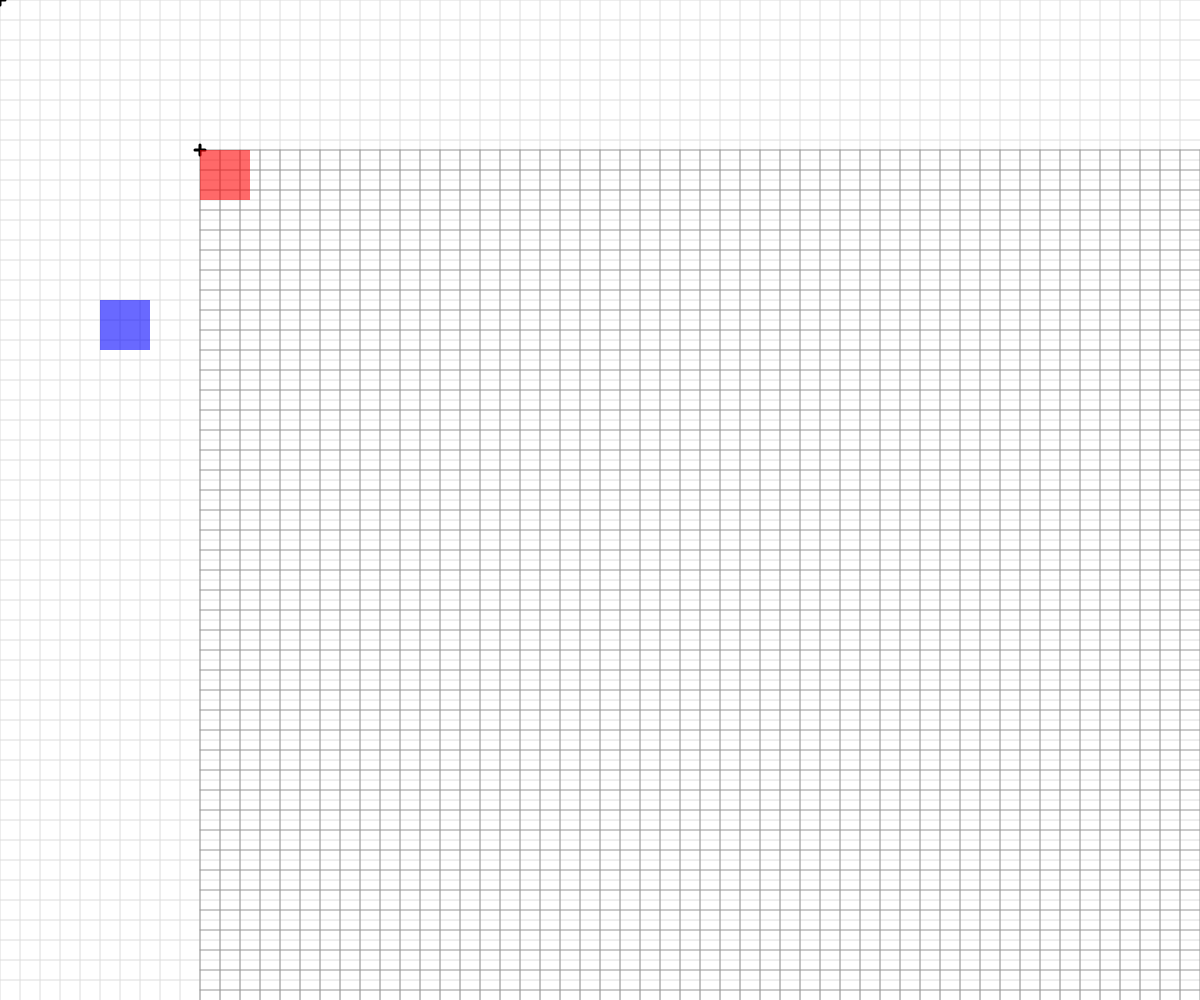
Frame 1 (no input)
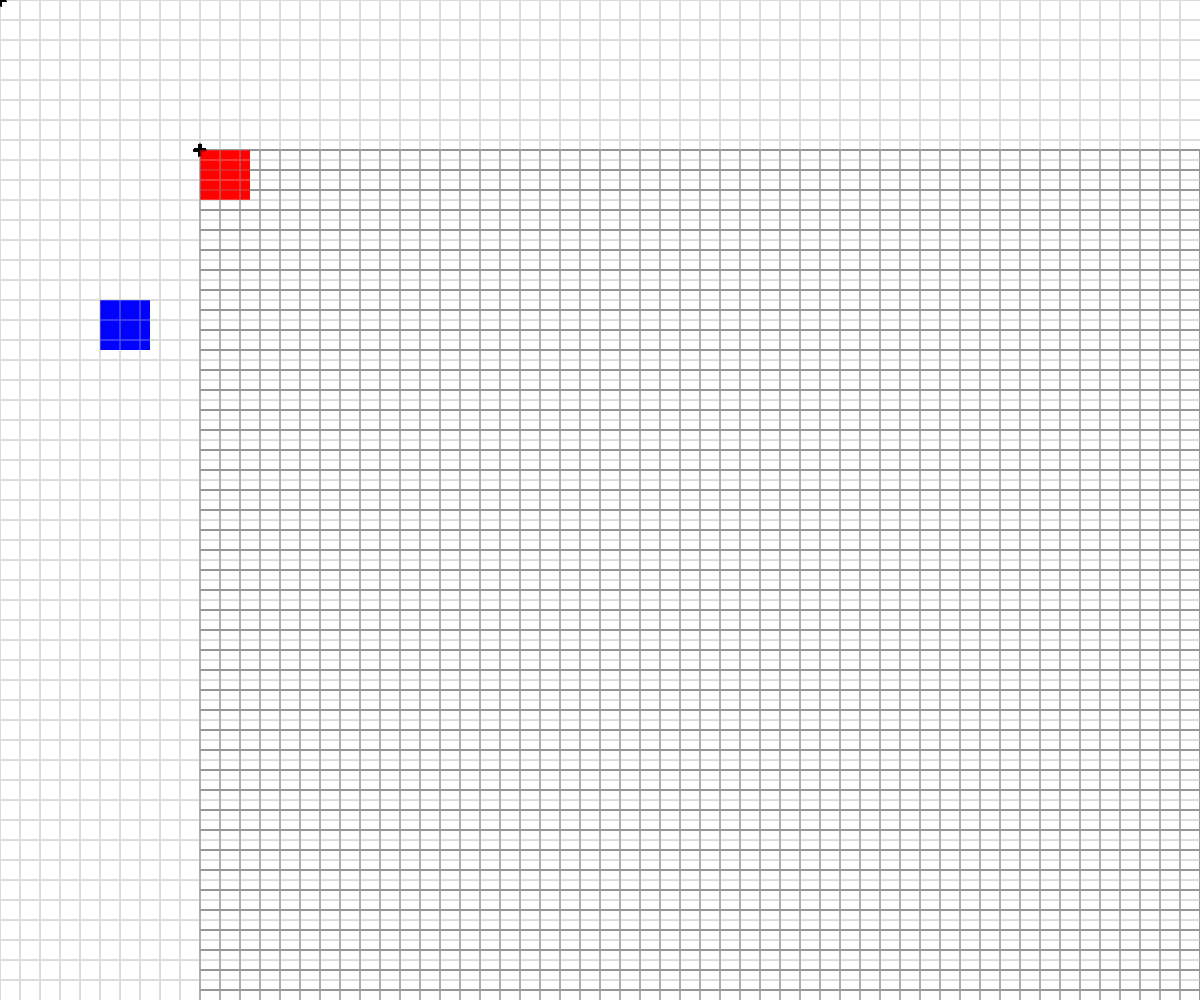
Frame 60 (no input)
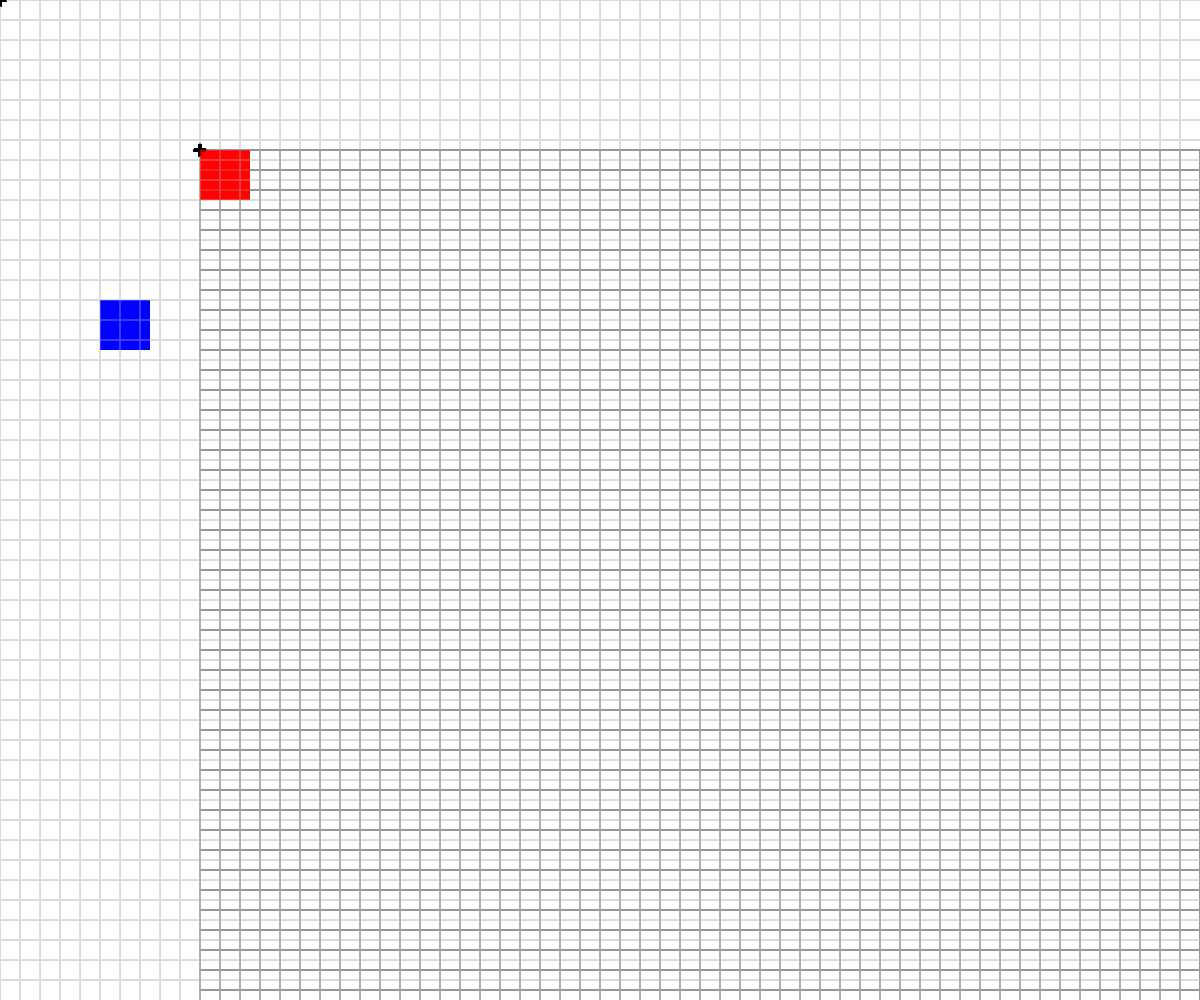
Frame 120 (the mouse pressed at the canvas centre since frame 60)

The p5.js sketch that drew these frames (run headless with seeded random() and noise() and a simulated clock; from frame 60 on, the mouse is pressed at the canvas centre):

// p5.js sketch
// ── sketch.js
// Basic Transformations Sandbox


let originalSpacing = 10;


function setup() {
  createCanvas(windowWidth, windowHeight);
}

function draw() {
  // background(255);
  drawBasicGrid(220);


  //transformation one: TRANSLATION
  push();
  translate(200,150);
  drawBasicGrid(150);
  rectangleRed(0,0);
  pop();

  push();
  translate(100,300);
  rectangleBlue(0,0);

  pop();

  //add push()  pop()




  //transformation two: SCALE




  //transformation three: ROTATION
  //reminder: rotations are measured in radians, not degrees! Functions can help with the conversion...
 


  //Combinations of Transformations

  

}


function face(x, y) {
  //draw a face at x,y
  push();
  translate(x,y);
  ellipseMode(CENTER);
  fill(200,200,0);
  stroke(0);
  ellipse(0,0,80,80);
  fill(90, 140, 30, 220);
  triangle(-20, 20, 20, 20, 0, 30);
  fill(0);
  ellipse(-25,0,10,10);
  ellipse(25,0,10,10);
  strokeWeight(5);
  line(-30,-10,30,-10);
  strokeWeight(1);
  pop();

}

function rectangleRed(x, y) {
  //draw a red rectangle at x,y (sized 50 pixels square) - to visualize what happens to the coordinate system
  //when different basic transformations are applied.
  noStroke();
  fill(255, 0, 0, 150);
  rect(x, y, 50, 50);

}

function rectangleBlue(x, y) {
  //draw a red rectangle at x,y (sized 50 pixels square) - to visualize what happens to the coordinate system
  //when different basic transformations are applied.
  noStroke();
  fill(0, 0, 255, 150);
  rect(x, y, 50, 50);

}

function drawBasicGrid(shade) {
  //draw the normal cartesian Coordinate Grid, in a light color. Spaced at 20 px by default
  stroke(shade);
  for (let x = 0; x < width; x += 20) {
    line(x, 0, x, height);
  }
  for (let y = 0; y < height; y += 20) {
    line(0, y, width, y);
  }

  //Draw "X" at the origin
  strokeWeight(3);
  stroke(0);
  line(-5,0,5,0);
  line(0,5,0,-5);
  strokeWeight(1);
}
